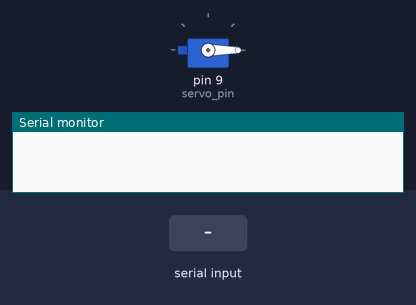
The sketch below on a simulated Arduino Uno, built with avr-gcc and run on an emulated ATmega328P. Shown: servo, the last lines printed to the serial monitor. Inputs (shaded band) come from the test bench.

Above: at 1.2 s.
1.3 s: "A" received over Serial
At 2.8 s:
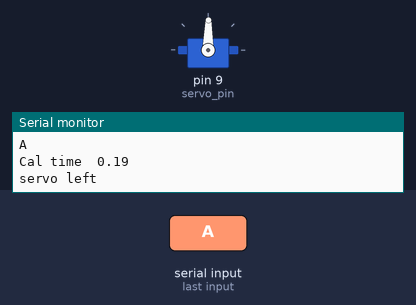
3.1 s: "B" received over Serial
At 4.1 s:
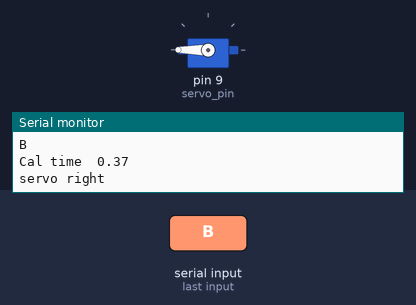
Timing chart, 0 to 6.1 s (numbered marks = the images above; inputs shaded):
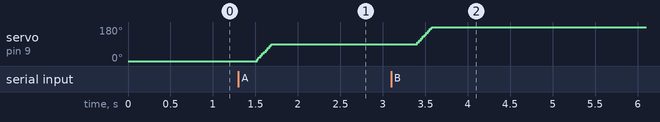

Measured:
- after the input at 1.3 s, servo on pin 9 (servo_pin): moves from 0° to 89° over 0.17 s, starting after 0.22 s
- after the input at 3.1 s, servo on pin 9 (servo_pin): moves from 89° to 180° over 0.19 s, starting after 0.29 s

The sketch:

kgp_servo1.ino
```cpp
#include<Servo.h>
Servo myservo;
int pos;
double timeA_1,timeA_2;
double timeB_1,timeB_2;
int servo_pin=9;
int servo_state=0;
void servo_right();
void servo_left();

void setup() {
  timeA_1=0,timeB_1=0,timeA_2=0,timeB_2=0;
  Serial.begin(9600);
  myservo.attach(servo_pin);
  myservo.write(0);

}

void loop() {
char check=0;
//Serial.print(myservo.read());
if(Serial.available())
{
check=Serial.read();
Serial.println(check);
}

switch(check)
{
case 'A':
servo_left();
delay(200);
Serial.println("servo left");
break;

case 'B':
servo_right();
delay(200);
Serial.println("servo right");
break;

}

delay(500);
}


void servo_left()
{

    myservo.attach(servo_pin);
    //Serial.println(pos);
    if(pos==0)
    {
    timeA_1=millis();
    for (pos = 0; pos < 90; pos += 1) { // goes from 0 degrees to 180 degrees
      // in steps of 1 degree
      myservo.write(pos);              // tell servo to go to position in variable 'pos'
      delay(2);
     //Serial.println(" rot left");
     //Serial.println(myservo.read());
    }
    timeA_2=millis();
    /*Serial.print("timeA_1  ");
    Serial.println(timeA_1/1000);
    Serial.println("timeA_2  ");
    Serial.println(timeA_2/1000);*/
    Serial.print("Cal time  ");
    Serial.println((timeA_2-timeA_1)/1000);
    }
    myservo.detach();
}


void servo_right()
{

    myservo.attach(servo_pin);
    //Serial.println(pos);
    if(pos==90)
    {
    timeB_1=millis();
    //for (pos = 90; pos > 0; pos -= 1)
    for (pos = 90; pos <270; pos += 1) { // goes from 180 degrees to 0 degrees
      myservo.write(pos);              // tell servo to go to position in variable 'pos'
      delay(2);
      //Serial.println("rot right");
      //Serial.println(myservo.read());
    }
    timeB_2=millis();
    /*Serial.print("timeB_1  ");
    Serial.println(timeB_1/1000);
    Serial.println("timeB_2  ");
    Serial.println(timeB_2/1000);*/
    Serial.print("Cal time  ");
    Serial.println((timeB_2-timeB_1)/1000);
    }
    myservo.detach();
}
```
